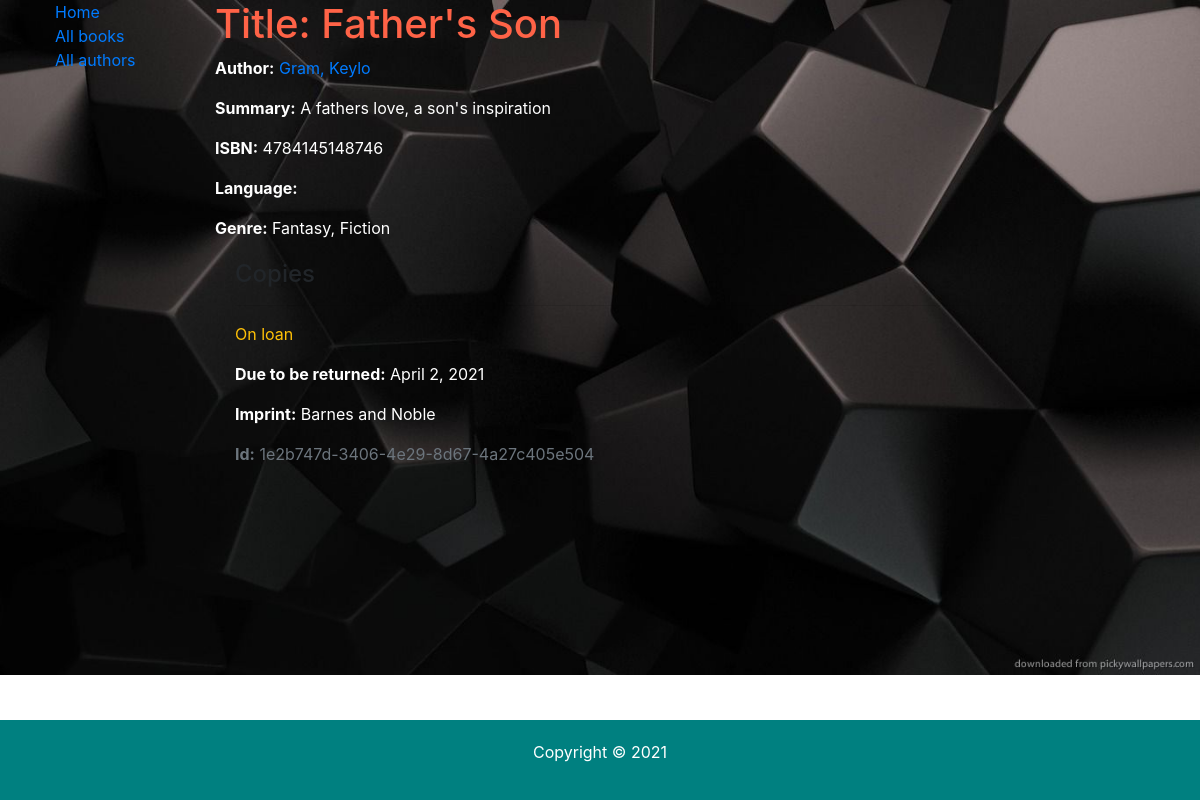
Page /catalog/book/5 on the committed database.
### catalog/models.py (models this page shows, shortened)
class Book(models.Model):
    title = models.CharField(max_length=200)
    author = models.ForeignKey('Author', on_delete=models.SET_NULL, null=True)
    summary = models.TextField(max_length=1000, help_text='Enter a brief description of the book')
    isbn = models.CharField('ISBN', max_length=13, unique=True,
                             help_text='13 Character <a href="https://www.isbn-international.org/content/what-isbn">ISBN number</a>')
    genre = models.ManyToManyField(Genre, help_text='Select a genre for this book')
    def display_genre(self):
        """Create a string for the Genre. This is required to display genre in Admin."""
        return ', '.join(genre.name for genre in self.genre.all()[:3])
    display_genre.short_description = 'Genre'

class Author(models.Model):
    first_name = models.CharField(max_length=100)
    last_name = models.CharField(max_length=100)
    date_of_birth = models.DateField(null=True, blank=True)
    date_of_death = models.DateField('Died', null=True, blank=True)
    class Meta:
        ordering = ['last_name', 'first_name']
    def __str__(self):
        return f'{self.last_name}, {self.first_name}'

class Genre(models.Model):
    name = models.CharField(max_length=200, help_text='Enter a book genre (e.g. Science Fiction)')
    def __str__(self):
        return self.name

class BookInstance(models.Model):
    id = models.UUIDField(primary_key=True, default=uuid.uuid4, help_text='Unique ID for this particular book across whole library')
    book = models.ForeignKey('Book', on_delete=models.RESTRICT)
    imprint = models.CharField(max_length=200)
    due_back = models.DateField(null=True, blank=True)
    LOAN_STATUS = (
        ('m', 'Maintenance'),
        ('o', 'On loan'),
        ('a', 'Available'),
        ('r', 'Reserved'),
    )
    status = models.CharField(
        max_length=1,
        choices=LOAN_STATUS,
        blank=True,
        default='m',
        help_text='Book availability',
    )
    class Meta:
        ordering = ['due_back']

### catalog/views.py (the view, shortened to what this page needs)
# urls.py: path('book/<int:pk>', views.BookDetailView.as_view(), name='book-detail'),
class BookDetailView(generic.DetailView):
    model = Book

### catalog/templates/catalog/book_detail.html
{% extends "base_generic.html" %}
{% block content %}
  <h1>Title: {{ book.title }}</h1>
  <p><strong>Author:</strong> <a href="">{{ book.author }}</a></p>
  <p><strong>Summary:</strong> {{ book.summary }}</p>
  <p><strong>ISBN:</strong> {{ book.isbn }}</p>
  <p><strong>Language:</strong> {{ book.language }}</p>
  <p><strong>Genre:</strong> {{ book.genre.all|join:", " }}</p>
  <div style="margin-left:20px;margin-top:20px">
    <h4>Copies</h4>
    {% for copy in book.bookinstance_set.all %}
      <hr>
      <p class="{% if copy.status == 'a' %}text-success{% elif copy.status == 'm' %}text-danger{% else %}text-warning{% endif %}">
        {{ copy.get_status_display }}
      </p>
      {% if copy.status != 'a' %}
        <p><strong>Due to be returned:</strong> {{ copy.due_back }}</p>
      {% endif %}
      <p><strong>Imprint:</strong> {{ copy.imprint }}</p>
      <p class="text-muted"><strong>Id:</strong> {{ copy.id }}</p>
    {% endfor %}
  </div>
{% endblock %}

### catalog/static/catalog/styles.css (style rules this page uses)
body { background: white url("images/libb.jpg") no-repeat; background-size: 100%; padding-bottom: 58px; min-height: 100vh; }
h1 { color: tomato; }
p { color : white; }

### rows in the picture
Book: title "Father's Son", author "Gram, Keylo", summary "A fathers love, a son's inspiration", isbn "4784145148746", genre.all "Fantasy, Fiction"
BookInstance: status "On loan", due_back "April 2, 2021", imprint "Barnes and Noble", id "1e2b747d-3406-4e29-8d67-4a27c405e504"
